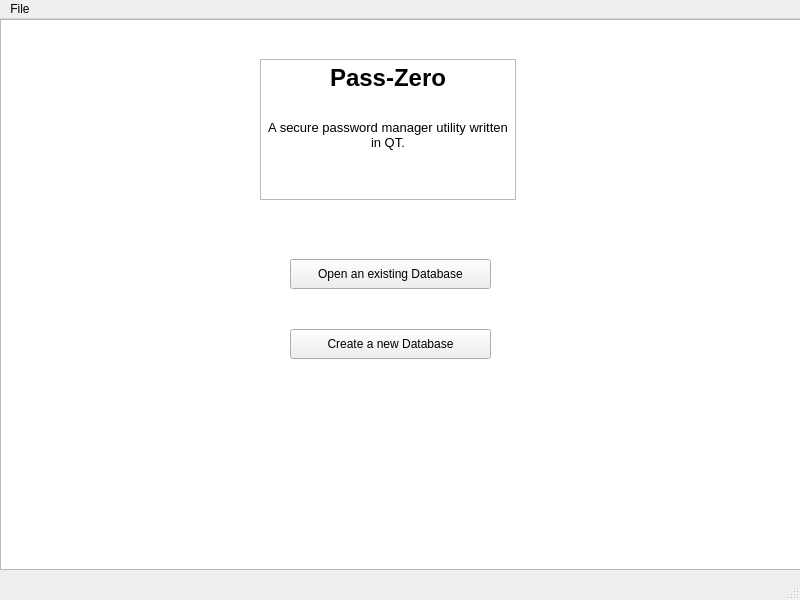
<?xml version="1.0" encoding="UTF-8"?>
<ui version="4.0">
 <class>passzero</class>
 <widget class="QMainWindow" name="passzero">
  <property name="geometry">
   <rect>
    <x>0</x>
    <y>0</y>
    <width>800</width>
    <height>600</height>
   </rect>
  </property>
  <property name="windowTitle">
   <string>Pass Zero</string>
  </property>
  <widget class="QWidget" name="centralwidget">
   <widget class="QTreeView" name="treeView">
    <property name="geometry">
     <rect>
      <x>0</x>
      <y>0</y>
      <width>801</width>
      <height>551</height>
     </rect>
    </property>
   </widget>
   <widget class="QPushButton" name="buttonOpen">
    <property name="geometry">
     <rect>
      <x>290</x>
      <y>240</y>
      <width>201</width>
      <height>30</height>
     </rect>
    </property>
    <property name="text">
     <string>Open an existing Database</string>
    </property>
   </widget>
   <widget class="QPushButton" name="buttonCreate">
    <property name="geometry">
     <rect>
      <x>290</x>
      <y>310</y>
      <width>201</width>
      <height>30</height>
     </rect>
    </property>
    <property name="text">
     <string>Create a new Database</string>
    </property>
   </widget>
   <widget class="QTextEdit" name="textEdit">
    <property name="geometry">
     <rect>
      <x>260</x>
      <y>40</y>
      <width>256</width>
      <height>141</height>
     </rect>
    </property>
    <property name="mouseTracking">
     <bool>true</bool>
    </property>
    <property name="sizeAdjustPolicy">
     <enum>QAbstractScrollArea::AdjustToContents</enum>
    </property>
    <property name="html">
     <string>&lt;!DOCTYPE HTML PUBLIC &quot;-//W3C//DTD HTML 4.0//EN&quot; &quot;http://www.w3.org/TR/REC-html40/strict.dtd&quot;&gt;
&lt;html&gt;&lt;head&gt;&lt;meta name=&quot;qrichtext&quot; content=&quot;1&quot; /&gt;&lt;style type=&quot;text/css&quot;&gt;
p, li { white-space: pre-wrap; }
&lt;/style&gt;&lt;/head&gt;&lt;body style=&quot; font-family:'Cantarell'; font-size:10pt; font-weight:400; font-style:normal;&quot;&gt;
&lt;p align=&quot;center&quot; style=&quot; margin-top:0px; margin-bottom:0px; margin-left:0px; margin-right:0px; -qt-block-indent:0; text-indent:0px;&quot;&gt;&lt;span style=&quot; font-size:18pt; font-weight:600;&quot;&gt;Pass-Zero&lt;/span&gt;&lt;/p&gt;
&lt;p align=&quot;center&quot; style=&quot;-qt-paragraph-type:empty; margin-top:0px; margin-bottom:0px; margin-left:0px; margin-right:0px; -qt-block-indent:0; text-indent:0px; font-size:18pt; font-weight:600;&quot;&gt;&lt;br /&gt;&lt;/p&gt;
&lt;p align=&quot;center&quot; style=&quot; margin-top:0px; margin-bottom:0px; margin-left:0px; margin-right:0px; -qt-block-indent:0; text-indent:0px;&quot;&gt;A secure password manager utility written in QT.&lt;/p&gt;&lt;/body&gt;&lt;/html&gt;</string>
    </property>
   </widget>
  </widget>
  <widget class="QMenuBar" name="menubar">
   <property name="geometry">
    <rect>
     <x>0</x>
     <y>0</y>
     <width>800</width>
     <height>27</height>
    </rect>
   </property>
   <widget class="QMenu" name="menuFile">
    <property name="title">
     <string>File</string>
    </property>
    <addaction name="actionAbout"/>
    <addaction name="actionExit"/>
   </widget>
   <addaction name="menuFile"/>
  </widget>
  <widget class="QStatusBar" name="statusbar"/>
  <action name="actionAbout">
   <property name="text">
    <string>About</string>
   </property>
  </action>
  <action name="actionExit">
   <property name="text">
    <string>Exit</string>
   </property>
  </action>
 </widget>
 <resources/>
 <connections/>
</ui>
